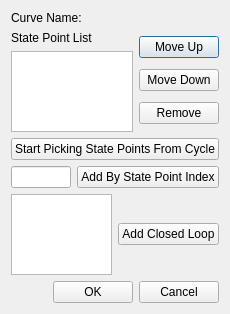
<?xml version="1.0" encoding="UTF-8"?>
<ui version="4.0">
 <class>editPropertyCurveDialog</class>
 <widget class="QDialog" name="editPropertyCurveDialog">
  <property name="geometry">
   <rect>
    <x>0</x>
    <y>0</y>
    <width>205</width>
    <height>314</height>
   </rect>
  </property>
  <property name="windowTitle">
   <string>Dialog</string>
  </property>
  <layout class="QVBoxLayout" name="verticalLayout_3">
   <item>
    <layout class="QHBoxLayout" name="horizontalLayout">
     <item>
      <widget class="QLabel" name="label">
       <property name="text">
        <string>Curve Name:</string>
       </property>
      </widget>
     </item>
    </layout>
   </item>
   <item>
    <layout class="QHBoxLayout" name="horizontalLayout_2">
     <item>
      <layout class="QVBoxLayout" name="verticalLayout">
       <item>
        <widget class="QLabel" name="label_2">
         <property name="text">
          <string>State Point List</string>
         </property>
        </widget>
       </item>
       <item>
        <widget class="QListWidget" name="spList"/>
       </item>
      </layout>
     </item>
     <item>
      <layout class="QVBoxLayout" name="verticalLayout_2">
       <item>
        <widget class="QPushButton" name="moveUpButton">
         <property name="text">
          <string>Move Up</string>
         </property>
        </widget>
       </item>
       <item>
        <widget class="QPushButton" name="moveDownButton">
         <property name="text">
          <string>Move Down</string>
         </property>
        </widget>
       </item>
       <item>
        <widget class="QPushButton" name="removeButton">
         <property name="text">
          <string>Remove</string>
         </property>
        </widget>
       </item>
      </layout>
     </item>
    </layout>
   </item>
   <item>
    <widget class="QPushButton" name="seleCycleButton">
     <property name="text">
      <string>Start Picking State Points From Cycle</string>
     </property>
    </widget>
   </item>
   <item>
    <layout class="QHBoxLayout" name="horizontalLayout_3">
     <item>
      <widget class="QLineEdit" name="spIndexLE"/>
     </item>
     <item>
      <widget class="QPushButton" name="seleIndexButton">
       <property name="text">
        <string>Add By State Point Index</string>
       </property>
      </widget>
     </item>
    </layout>
   </item>
   <item>
    <layout class="QHBoxLayout" name="horizontalLayout_4">
     <item>
      <widget class="QListWidget" name="loopList"/>
     </item>
     <item>
      <widget class="QPushButton" name="addLoopButton">
       <property name="text">
        <string>Add Closed Loop</string>
       </property>
      </widget>
     </item>
    </layout>
   </item>
   <item>
    <layout class="QHBoxLayout" name="horizontalLayout_5">
     <item>
      <spacer name="horizontalSpacer">
       <property name="orientation">
        <enum>Qt::Horizontal</enum>
       </property>
       <property name="sizeHint" stdset="0">
        <size>
         <width>40</width>
         <height>20</height>
        </size>
       </property>
      </spacer>
     </item>
     <item>
      <widget class="QPushButton" name="okButton">
       <property name="text">
        <string>OK</string>
       </property>
      </widget>
     </item>
     <item>
      <widget class="QPushButton" name="cancelButton">
       <property name="text">
        <string>Cancel</string>
       </property>
      </widget>
     </item>
    </layout>
   </item>
  </layout>
 </widget>
 <tabstops>
  <tabstop>okButton</tabstop>
  <tabstop>cancelButton</tabstop>
  <tabstop>spList</tabstop>
  <tabstop>moveUpButton</tabstop>
  <tabstop>moveDownButton</tabstop>
  <tabstop>removeButton</tabstop>
  <tabstop>seleCycleButton</tabstop>
  <tabstop>spIndexLE</tabstop>
  <tabstop>seleIndexButton</tabstop>
  <tabstop>loopList</tabstop>
  <tabstop>addLoopButton</tabstop>
 </tabstops>
 <resources/>
 <connections/>
</ui>
